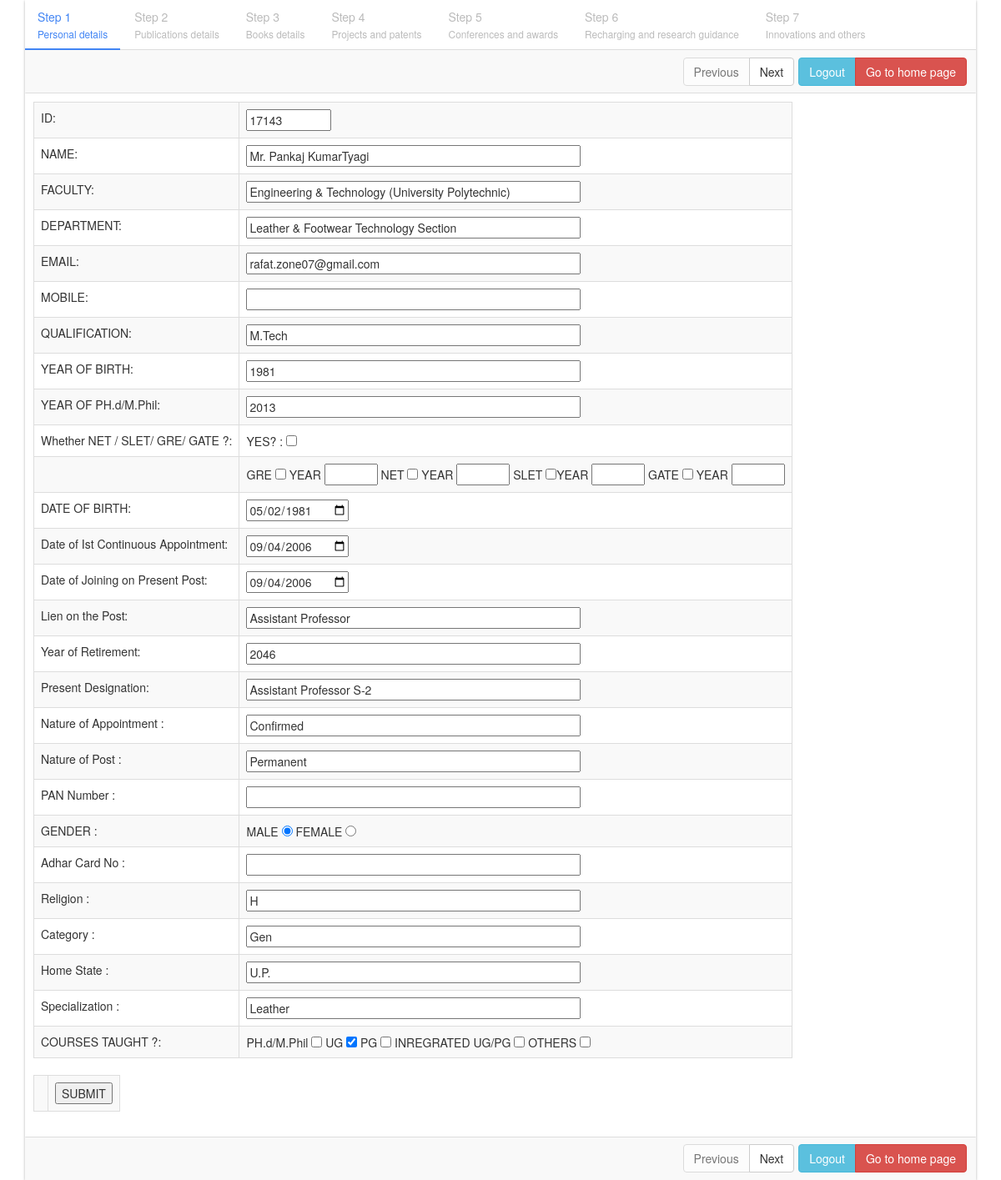
The page /form.php (signed in) on the database its author committed.
### tables this page shows
CREATE TABLE `teacherpersonal` (
  `id` int(10) DEFAULT NULL,
  `name` varchar(50) DEFAULT NULL,
  `faculty` varchar(50) DEFAULT NULL,
  `department` varchar(50) DEFAULT NULL,
  `qualification` varchar(25) DEFAULT NULL,
  `yearofbirth` int(4) DEFAULT NULL,
  `dateofbirth` varchar(10) DEFAULT NULL,
  `panno` varchar(30) DEFAULT NULL,
  `adharno` varchar(30) DEFAULT NULL,
  `yearofphp` int(5) NOT NULL,
  `netsletjrf` varchar(3) NOT NULL DEFAULT 'NO',
  `gender` varchar(10) DEFAULT NULL,
  `religion` varchar(15) DEFAULT NULL,
  `category` varchar(10) DEFAULT NULL,
  `homestate` varchar(30) DEFAULT NULL,
  `specialisation` varchar(25) NOT NULL DEFAULT 'NO',
  `email` varchar(120) NOT NULL,
  `mobile` varchar(12) NOT NULL
);

CREATE TABLE `employmentdetails` (
  `id` int(11) NOT NULL,
  `dateof1contappt` varchar(20) DEFAULT NULL,
  `dateofjoiningonpresent` varchar(20) NOT NULL,
  `lienonthepost` varchar(40) DEFAULT NULL,
  `presentdesignation` varchar(50) NOT NULL,
  `natureofappt` varchar(40) DEFAULT NULL,
  `natureofpost` varchar(40) NOT NULL,
  `yearofretirement` int(4) NOT NULL
);

CREATE TABLE `coursestaught` (
  `id` int(10) NOT NULL,
  `coursestaught` varchar(150) NOT NULL
);

### formphp.php (called while the page is built, shortened)
<?php
try{
include 'createlog.php';
$query = mysqli_query($con, "SELECT * FROM `teacherpersonal` WHERE id=$id");
$row = mysqli_fetch_assoc($query);
$query1 = mysqli_query($con, "SELECT * FROM `employmentdetails` WHERE id=$id");
$row1 = mysqli_fetch_assoc($query1);
}
	catch(PDOException $e){
	echo "error" .$e->getMessage();
	}
?>

### form.php (the view, shortened to what this page needs)
<!DOCTYPE html>
<?php
require 'db.php';
$id=$_SESSION['studentpass'];
?>
<?php include 'formphp.php';
?>
<html>
<head>
    <link href="dist/css/smart_wizard.css" rel="stylesheet"  />
<link rel="stylesheet" href="https://maxcdn.bootstrapcdn.com/bootstrap/3.3.7/css/bootstrap.min.css">
 <link href="form.css" rel="stylesheet"  />
</head>
<body>
  <div class="container">
	 <form id="teacher" method="post" autocomplete="on" novalidate>
    <div id="smartwizard">
      <ul>
        <li><a href="#step-1">Step 1<br /><small>Personal details</small></a></li>
        <li><a href="#step-2">Step 2<br /><small>Publications details</small></a></li>
		<li><a href="#step-3">Step 3<br /><small>Books details</small></a></li>
        <li><a href="#step-4">Step 4<br /><small>Projects and patents</small></a></li>
        <li><a href="#step-5">Step 5<br /><small>Conferences and awards</small></a></li>
        <li><a href="#step-6">Step 6<br /><small>Recharging and research guidance</small></a></li>
        <li><a href="#step-7">Step 7<br /><small>Innovations and others</small></a></li>
      </ul>
<div>
            <div id="step-1" class="container-fluid ">
              <table class="table table-hover table-striped table-bordered ">
   <tr>
                  <td> ID: </TD>
                  <TD>
                    <input type="text"  name="id" value="<?php echo $row['id']; ?>" size="10" >
                  </TD>
                </TR>
                <tr>
                  <td> NAME: </TD>
                  <TD>
                    <input type="text"  name="names" value="<?php echo $row['name']; ?>" size="50" novalidate>
                  </TD>
                </TR>
                <tr >
                  <td> FACULTY: </TD>
                  <TD >
                    <input type="text"  size="50" name="faculty" value="<?php echo $row['faculty']; ?>" list="faculties" >
                  </TD>
                </TR>
                <tr>
                  <td> DEPARTMENT: </TD>
                  <TD>
                    <input type="text"  size="50" name="department" value="<?php echo $row['department']; ?>" list="depts">
                  </TD>
                </TR>
                <tr>
                  <td> EMAIL: </TD>
                  <TD>
                    <input type="email" size="50" name="email" value="<?php echo $row['email']; ?>" novalidate>
                  </TD>
                </TR>
				  <tr>
                  <td> MOBILE: </TD>
                  <TD>
                    <input type="text" size="50" name="mobile" value="<?php echo $row['mobile']; ?>" novalidate>
                  </TD>
                </TR>
                <tr>
                  <td> QUALIFICATION: </TD>
                  <TD>
                    <input type="text"  size="50" name="qualification" value="<?php echo $row['qualification']; ?>" list="quals">
                  </TD>
                </TR>
                <tr>
                  <td> YEAR OF BIRTH: </TD>
                  <TD>
                    <input type="text"  size="50" name="yearofbirth" value="<?php echo $row['yearofbirth']; ?>">
                  </TD>
                </TR>
                <tr>
                  <td> YEAR OF PH.d/M.Phil: </TD>
                  <TD>
                    <input type="text"  size="50" name="yearofphp" value="<?php echo $row['yearofphp']; ?>">
                  </TD>
                </TR>
                <tr>
                  <td> Whether NET / SLET/ GRE/ GATE ?: </TD>
                  <TD>YES? :
                    <input type="checkbox" name="netsletjrf" value="YES" <?php echo ($row[ 'netsletjrf']=='YES' )? 'checked': '' ?> class="checkIt" /></td>
                </tr>
                <tr>
                  <td></td>
                  <td>
                      <span id="check">GRE
                      <input type="checkbox" name="nameofexam[]" value="GRE" <?php
$f     = 0;
echo ($f == 1) ? 'checked' : '';
?> class="checkIt1"/> YEAR
                      <input type="text" size="5" name="yearofclearing[]" value="
<?php
echo ($f == 1) ? $yearofe : '';
?>" /> NET
                      <input type="checkbox" name="nameofexam[]" value="NET" <?php
$g      = 0;
echo ($g == 1) ? 'checked' : '';
?> class="checkIt1"/> YEAR
                      <input type="text" size="5" name="yearofclearing[]" value="
<?php
echo ($g == 1) ? $yearofe : '';
?>" /> SLET
                      <input type="checkbox" name="nameofexam[]" value="SLET" <?php
$h      = 0;
echo ($h == 1) ? 'checked' : '';
?> class="checkIt1"/>YEAR
                      <input type="text" size="5" name="yearofclearing[]" value="
<?php
echo ($h == 1) ? $yearofe : '';
?>" />  <span id="check">GATE
                      <input type="checkbox" name="nameofexam[]" value="GATE" <?php
$f     = 0;
echo ($f == 1) ? 'checked' : '';
?> class="checkIt1"/> YEAR
                      <input type="text" size="5" name="yearofclearing[]" value="
<?php
echo ($f == 1) ? $yearofe : '';
?>" />
                    </span>
                  </TD>
                </TR>
                <tr>
                  <td> DATE OF BIRTH: </TD>
                  <TD>
                    <input type="date" name="dateofbirth" value="<?php echo $row['dateofbirth']; ?>">
                  </TD>
                </TR>
                <tr>
                  <td> Date of Ist Continuous Appointment: </TD>
                  <TD>
                    <input type="date" name="dateof1contappt" value="<?php echo $row1['dateof1contappt']; ?>">
                  </TD>
                </TR>
                <tr>
                  <td> Date of Joining on Present Post: </TD>
                  <TD>
                    <input type="date" name="dateofjoiningonpresent" value="<?php echo $row1['dateofjoiningonpresent']; ?>">
                  </TD>
                </TR>
                <tr>
                  <td> Lien on the Post: </TD>
                  <TD>
                    <input type="text"  size="50" name="lienonthepost" value="<?php echo $row1['lienonthepost']; ?>" list="liens">
                  </TD>
                </TR>
                <tr>
                  <td> Year of Retirement: </TD>
                  <TD>
                    <input type="text"  size="50" name="yearofretirement" value="<?php echo $row1['yearofretirement']; ?>">
                  </TD>
                </TR>
                <tr>
                  <td> Present Designation: </TD>
                  <TD>
                    <input type="text"  size="50" name="presentdesignation" value="<?php echo $row1['presentdesignation']; ?>" list="presdesigs">
                  </TD>
                </TR>
                <tr>
                  <td> Nature of Appointment : </TD>
                  <TD>
                    <input type="text"  size="50" name="natureofappt" value=<?php echo $row1[ 'natureofappt']; ?> ></TD>
                </TR>
                <tr>
                  <td> Nature of Post : </TD>
                  <TD>
                    <input type="text"  size="50" name="natureofpost" value=<?php echo $row1[ 'natureofpost']; ?> ></TD>
                </TR>
                <tr>
                  <td> PAN Number :</TD>
                  <TD>
                    <input type="text"  size="50" name="panno" value=<?php echo $row[ 'panno']; ?> ></TD>
                </TR>
                <tr>
                  <td> GENDER : </TD>
                  <TD>
                    <span id="check1">MALE
                      <input type="radio" name="gender" value="male" <?php echo ($row[ 'gender']=='male' )? 'checked': '' ?> /> FEMALE
                      <input type="radio" name="gender" value="female" <?php echo ($row[ 'gender']=='female' )? 'checked': '' ?>></span>
                  </TD>
                </TR>
                <tr>
                  <td> Adhar Card No : </TD>
                  <TD>
                    <input type="text"  size="50" name="adharno" value=<?php echo $row[ 'adharno']; ?>></TD>
                </TR>
                <tr>
                  <td> Religion : </TD>
                  <TD>
                    <input type="text"  size="50" name="religion" value=<?php echo $row[ 'religion']; ?> ></TD>
                </TR>
				 <tr>
                  <td> Category : </TD>
                  <TD>
                    <input type="text"  size="50" name="category" value=<?php echo $row[ 'category']; ?> ></TD>
                </TR>
                <tr>
                  <td> Home State : </TD>
                  <TD>
                    <input type="text"  size="50" name="homestate" value=<?php echo $row[ 'homestate']; ?> ></TD>
                </TR>
                <tr>
                  <td> Specialization : </TD>
                  <TD>
                    <input type="text"  size="50" name="specialisation" value=<?php echo $row[ 'specialisation']; ?> ></TD>
                </TR>
                <tr>
                  <td> COURSES TAUGHT ?: </TD>
                  <TD>
                    <span id="check1">PH.d/M.Phil
                      <input type="checkbox" name="coursestaught[]" value="PH.D/M.PHIL" <?php $count=mysqli_num_rows($query3); $f=0; for($i=0;$i<$count;$i++) { $row3=mysqli_fetch_assoc($query3); if($row3[ 'coursestaught']=='PH.D/M.PHIL' ) { $f=1; }
                      } echo ($f==1)? 'checked': ''; ?> /> UG
                      <input type="checkbox" name="coursestaught[]" value="UG" <?php $query3=mysqli_query($con, "SELECT coursestaught FROM `coursestaught` WHERE id=$id"); $count=mysqli_num_rows($query3); $f=0; for($i=0;$i<$count;$i++) { $row3=mysqli_fetch_assoc($query3);
                      if($row3[ 'coursestaught']=='UG' ) { $f=1; } } echo ($f==1)? 'checked': ''; ?> > PG
                      <input type="checkbox" name="coursestaught[]" value="PG" <?php $query3=mysqli_query($con, "SELECT coursestaught FROM `coursestaught` WHERE id=$id"); $count=mysqli_num_rows($query3); $f=0; for($i=0;$i<$count;$i++) { $row3=mysqli_fetch_assoc($query3);
                      if($row3[ 'coursestaught']=='PG' ) { $f=1; } } echo ($f==1)? 'checked': ''; ?> > INREGRATED UG/PG
                      <input type="checkbox" name="coursestaught[]" value="integratedugpg" <?php $query3=mysqli_query($con, "SELECT coursestaught FROM `coursestaught` WHERE id=$id"); $count=mysqli_num_rows($query3); $f=0; for($i=0;$i<$count;$i++)
                      { $row3=mysqli_fetch_assoc($query3); if($row3[ 'coursestaught']=='integratedugpg' ) { $f=1; } } echo ($f==1)? 'checked': ''; ?> > OTHERS
                      <input type="checkbox" name="coursestaught[]" value="other" <?php $query3=mysqli_query($con, "SELECT coursestaught FROM `coursestaught` WHERE id=$id"); $count=mysqli_num_rows($query3); $f=0; for($i=0;$i<$count;$i++) { $row3=mysqli_fetch_assoc($query3);
                      if($row3[ 'coursestaught']=='other' ) { $f=1; } } echo ($f==1)? 'checked': ''; ?> > </span>
                  </TD>
                </TR>
              </table>
                <table class="table table-hover table-striped table-bordered">
                  <tr>
                    <td>
                      <td>
                        <input type="submit" class="login" name="start" value="SUBMIT">
                      </td>
                  </tr>
                </table>
              </div>
 </div>
        </div>
      </div>
</body>
</html>

### form.css (style rules this page uses)
.table { width:auto; }

### rows shown on the page
teacherpersonal: id "17143", names "Mr. Pankaj KumarTyagi", faculty "Engineering & Technology (University Polytechnic)", department "Leather & Footwear Technology Section", email "rafat.zone07@gmail.com", qualification "M.Tech", yearofbirth "1981", yearofphp "2013", dateofbirth "05/02/1981", gender "☑", religion "H", category "Gen", homestate "U.P.", specialisation "Leather"
employmentdetails: dateof1contappt "09/04/2006", dateofjoiningonpresent "09/04/2006", lienonthepost "Assistant Professor", yearofretirement "2046", presentdesignation "Assistant Professor S-2", natureofappt "Confirmed", natureofpost "Permanent"
coursestaught: coursestaught "☑"
